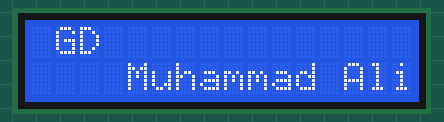
Simulated run of this program. Board: Raspberry Pi Pico running MicroPython. Shown: 16×2 character LCD.

Above: at 0.12 s.
At 0.75 s:
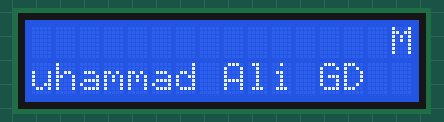
At 1.13 s:
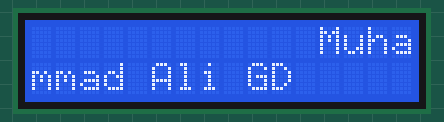
At 2.26 s:
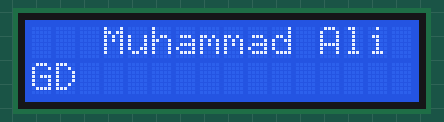
At 3.39 s:
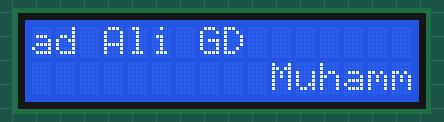
At 4.53 s:
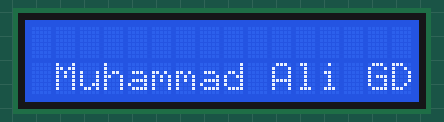

The program:

LCD_Motion_Graphics.py
```python
from machine import I2C, Pin
from pico_i2c_lcd import I2cLcd
import utime

i2c = I2C(0, sda=Pin(8), scl=Pin(9), freq=400000)
I2C_ADDR = i2c.scan()[0]
lcd = I2cLcd(i2c, I2C_ADDR, 2, 16)

delay = 0.1
message = "Muhammad Ali GD"

while True:

    for pos in range(4, -1, -1):
        lcd.move_to(pos, 1)
        lcd.putstr(message)
        utime.sleep(delay)
        lcd.clear()

    for pos in range(15, -1, -1):
        lcd.move_to(pos, 0)
        lcd.putstr(message)
        utime.sleep(delay)
        lcd.clear()

    for pos in range(15, 4, -1):
        lcd.move_to(pos, 1)
        lcd.putstr(message)
        utime.sleep(delay)
        lcd.clear()
```

Measured:
- by itself, everything shown: repeats every 4.0 s, in 32 steps
